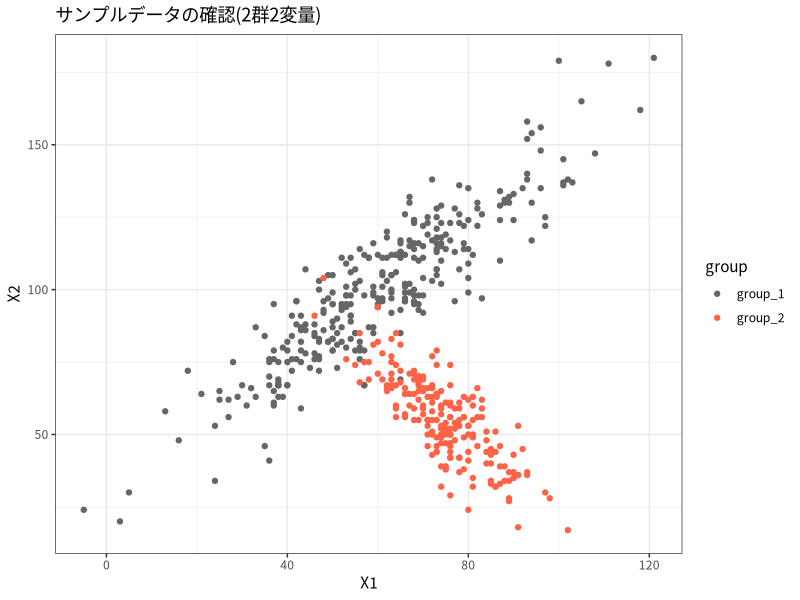
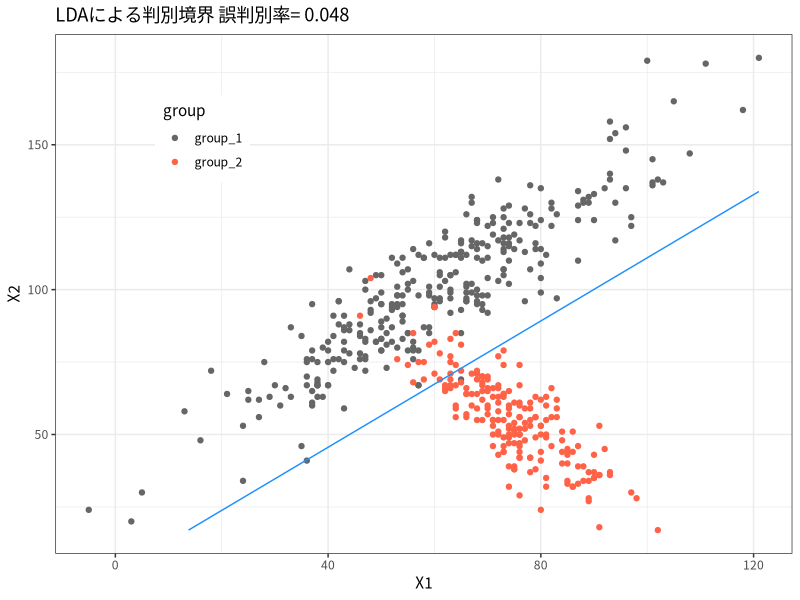
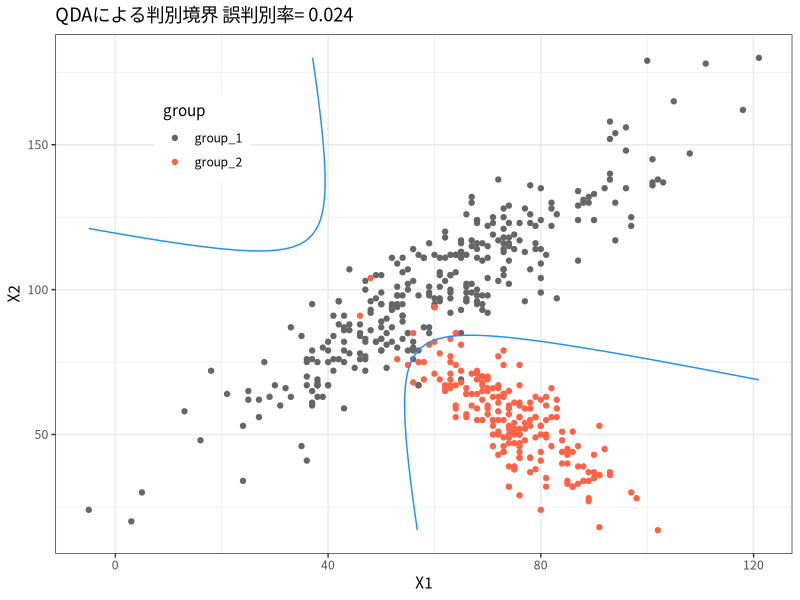
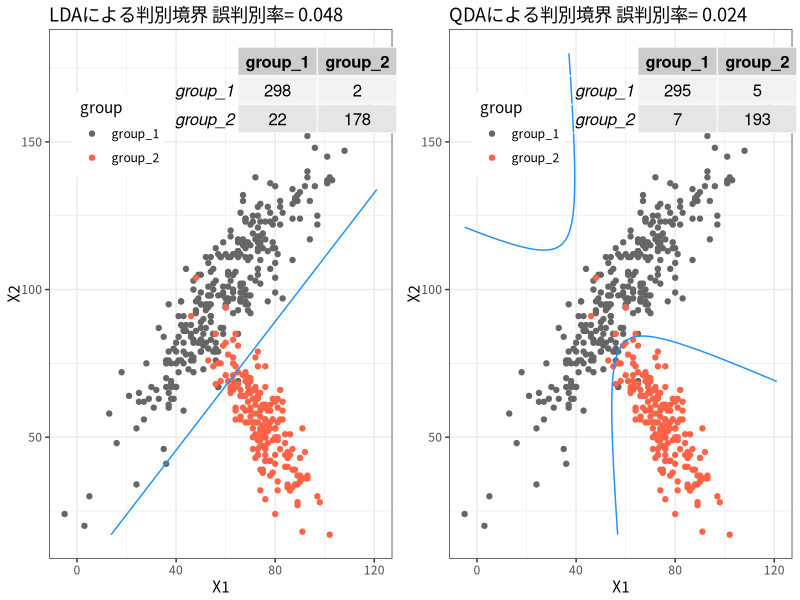

Recreate these plots in R, in order.
## ---- chunk 1
knitr::opts_chunk$set(echo = TRUE)
knitr::opts_chunk$set(dev = "ragg_png")
par(family = "Noto Sans CJK JP")
ggplot2::theme_set(ggplot2::theme_bw() + ggplot2::theme(text = ggplot2::element_text(family = "Noto Sans CJK JP")))
## ---- chunk 2
pkgs <- c("ggplot2", "skimr", "cowplot", "gridExtra")

for(i in seq_along(pkgs)) {
    if(!require(pkgs[[i]], character.only = TRUE)){
        install.packages(pkgs[[i]], dependencies = TRUE)
        library(pkgs[[i]], character.only = TRUE)
    }
}
## ---- chunk 3
# テスト用のデータ作成
## グループ1データ
set.seed(1234)
g1 <- matrix(rnorm(600), ncol = 2)
Cor_g1 <- matrix(c(1, .9, .9, 1), 2, 2) 
L_g1 <- chol(Cor_g1)
g1 <- g1 %*% L_g1
g1 <- round(sweep(g1, 2, c(20, 25), "*"))
g1 <- round(sweep(g1, 2, c(60, 100), "+"))

## グループ2データ
g2 <- matrix(rnorm(400), ncol = 2)
Cor_g2 <- matrix(c(1, -.8, -.8, 1), 2, 2)
L_g2 <- chol(Cor_g2)
g2 <- g2 %*% L_g2
g2 <- round(sweep(g2, 2, c(10, 15), "*"))
g2 <- round(sweep(g2, 2, c(75, 55), "+"))

## 両グループを結合
two_class_samp <- data.frame(
    rbind(g1, g2),
    class = c(rep("group_1", nrow(g1)), rep("group_2", nrow(g2)))
)

two_class_samp
## ---- chunk 4
# 群絵別のサンプル数
table(two_class_samp$class)
## ---- chunk 5
# データ全体の相関
cor(two_class_samp[, c("X1", "X2")]) |> round(3)
## ---- chunk 6
# 群別の相関
lapply(split(two_class_samp[, c("X1", "X2")], two_class_samp[, "class"]), 
       function(x) cor(x) |> round(3)) 
## ---- chunk 7
print(skim(two_class_samp))
## ---- chunk 8
# 可視化
two_class_samp |>
    ggplot(aes(x = X1, y = X2, color = factor(class))) +
    geom_point() +
    labs(title = "サンプルデータの確認(2群2変量)", color = "group") + 
    scale_color_manual(values = c("gray40", "tomato")) 
## ---- chunk 9
# 2群のLDA
two_class_lda <- function(data, class) {
    # data: 説明変数行列（class は含まない）
    # class: 分類クラスベクトル（2群）
    
    stopifnot(length(unique(class)) == 2)
    # 統計量
    n <- nrow(data)-2 # サンプル数
    two_class_list <- split(data, class) # 群別データ 
    two_class_S <- lapply(two_class_list, function(x) cov(x)) # 群別分散共分散行列
    two_class_n <- lapply(two_class_list, function(x) nrow(x)-1) # 群別サンプル数
    wgt_S <- Reduce("+", lapply(1:2, function(i) two_class_S[[i]]*two_class_n[[i]]))/n # 重み付きS
    Sinv <- solve(wgt_S) # 共通S^-1
    two_class_mu <- lapply(two_class_list, function(x) colMeans(x)) # 群別の平均
    theta <- two_class_n[[1]]/nrow(data) # 所属確率
    # 判別関数の計算
    X <- data.matrix(data)
    a <- (two_class_mu[[1]] + two_class_mu[[2]])/2
    b <- Sinv %*% (two_class_mu[[1]] - two_class_mu[[2]])
    score <- apply(X, 1, function(x) t(x)%*%b - t(a)%*%b + log(theta/(1-theta)))
    # 判別結果の分類
    class <- ifelse(score >= 0, "group_1", "group_2")
    # 結果の格納
    return(list(score = as.vector(score), 
                class = as.vector(class),
                Sinv = Sinv,
                two_class_mu = two_class_mu,
                theta = theta))
}
# LDAの実行
res_lda <- two_class_lda(two_class_samp[, c("X1", "X2")], two_class_samp[, "class"])

## ---- chunk 10
# 判別結果
table(two_class_samp[, "class"], res_lda$class)
## ---- chunk 11
cnt_tbl <- as.data.frame.matrix(table(two_class_samp[, "class"], res_lda$class))

# 誤判別率
lda_err <- 1-sum(diag(as.matrix(cnt_tbl)))/sum(cnt_tbl) |> round(3)
lda_err
## ---- chunk 12
# LDAによる予測
predict_two_class_lda <- function(result, data) {
    # result:two_class_lda関数の結果object 
    # data:説明変数行列（class は含まない）
    
    # resultからの群別統計量
    Sinv <- result$Sinv
    two_class_mu <- result$two_class_mu
    theta <- result$theta
    
    stopifnot(ncol(Sinv) == ncol(data))
    # 判別関数の計算
    X <- data.matrix(data)
    a <- (two_class_mu[[1]] + two_class_mu[[2]])/2
    b <- Sinv %*% (two_class_mu[[1]] - two_class_mu[[2]])
    score <- apply(X, 1, function(x) t(x)%*%b - t(a)%*%b + log(theta/(1-theta)))
    # 判別結果の分類
    class <- ifelse(score >= 0, "group_1", "group_2")
    # 結果の格納
    return(list(score = as.vector(score), 
                class = as.vector(class)))
}

# scoring grid
data_rng <- apply(two_class_samp[, c("X1", "X2")], 2, range)
xp <- seq(data_rng[1, 1], data_rng[2, 1], length.out = 100)
yp <- seq(data_rng[1, 2], data_rng[2, 2], length.out = 100)
grid_plot <- expand.grid(X1 = xp, X2 = yp)

# predict LDA
grid_plot$lda_score <- predict_two_class_lda(res_lda, grid_plot[, 1:2])$score

# 判別境界
p_lda <- ggplot() + 
    geom_point(data = two_class_samp, aes(X1, X2, color = class)) +
    labs(title = paste("LDAによる判別境界", "誤判別率=", lda_err), color = "group") +
    scale_color_manual(values = c("gray40", "tomato")) +
    theme(legend.position = c(.2, .8)) +
    geom_contour(data = grid_plot, aes(X1, X2, z = lda_score), breaks = 0, col = "dodgerblue")
print(p_lda)

## ---- chunk 13
# 2群のQDA
two_class_qda <- function(data, class) {
    # data: 説明変数行列（class は含まない）
    # class: 分類クラスベクトル（2群）
    
    # 群別統計量
    two_class_list <- split(data, class)
    two_class_mu <- lapply(two_class_list, function(x) colMeans(x)) # 2群の平均
    two_class_Sinv <- lapply(two_class_list, function(x) solve(cov(x))) # 2群の分散共分散行列
    two_class_det <- lapply(two_class_list, function(x) det(cov(x))) # 2群の行列式
    two_class_n <- lapply(two_class_list, nrow) # 2群のサンプル数
    theta <- two_class_n[[1]]/nrow(data) # 群1の所属確率
    # 判別関数の計算
    X <- data.matrix(data)
    d_1 <- rowSums(sweep(X, 2, two_class_mu[[1]]) %*% two_class_Sinv[[1]] * sweep(X, 2, two_class_mu[[1]]))
    d_2 <- rowSums(sweep(X, 2, two_class_mu[[2]]) %*% two_class_Sinv[[2]] * sweep(X, 2, two_class_mu[[2]]))
    diff_d <- d_2-d_1
    score <- log(sqrt(two_class_det[[2]]/two_class_det[[1]])) + diff_d/2 + log(theta/(1-theta))
    # 判別結果の分類
    class <- ifelse(score >= 0, "group_1", "group_2")
    # 結果の格納
    return(list(score = score,
                class = class,
                two_class_mu = two_class_mu,
                two_class_Sinv = two_class_Sinv,
                two_class_det = two_class_det,
                theta = theta))
}
# QDAの実行
res_qda <- two_class_qda(two_class_samp[, c("X1", "X2")], two_class_samp[, "class"])

## ---- chunk 14
# 判別結果
table(two_class_samp[, "class"], res_qda$class)
## ---- chunk 15
cnt_tbl <- as.data.frame.matrix(table(two_class_samp[, "class"], res_qda$class))
# 誤判別率
qda_err <- 1-sum(diag(as.matrix(cnt_tbl)))/sum(cnt_tbl) |> round(3)
qda_err
## ---- chunk 16
# QDAによる予測
predict_two_class_qda <- function(result, data) {
    # result:two_class_qda関数の結果object 
    # data:説明変数行列（class は含まない）
    
    # resultからの群別統計量
    two_class_Sinv <- result$two_class_Sinv
    two_class_mu <- result$two_class_mu
    two_class_det <- result$two_class_det
    theta <- result$theta
    
    stopifnot( all(sapply(two_class_Sinv, function(i) ncol(i) == ncol(data))) )
    # 判別関数の計算
    X <- data.matrix(data)
    d_1 <- rowSums(sweep(X, 2, two_class_mu[[1]]) %*% two_class_Sinv[[1]] *
                       sweep(X, 2, two_class_mu[[1]]))
    d_2 <- rowSums(sweep(X, 2, two_class_mu[[2]]) %*% two_class_Sinv[[2]] *
                       sweep(X, 2, two_class_mu[[2]]))
    diff_d <- d_2-d_1
    score <- log(sqrt(two_class_det[[2]]/two_class_det[[1]])) + 1/2*(diff_d) + log(theta/(1-theta))
    # 判別結果の分類
    class <- ifelse(score >= 0, "group_1", "group_2")
    # 結果の格納
    return(list(score = as.vector(score), 
                class = as.vector(class)))
}

# predict QDA
grid_plot$qda_score <- predict_two_class_qda(res_qda, grid_plot[, c("X1", "X2")])$score

# 判別境界
p_qda <- ggplot() + 
    geom_point(data = two_class_samp, aes(X1, X2, color = class)) +
    labs(title = paste("QDAによる判別境界", "誤判別率=", qda_err), color = "group") +
    scale_color_manual(values = c("gray40", "tomato")) +
    theme(legend.position = c(.2, .8)) +
    geom_contour(data = grid_plot, aes(X1, X2, z = qda_score), breaks = 0, col = "dodgerblue")
print(p_qda)

## ---- chunk 17
p1 <- ggdraw(p_lda) + draw_grob(tableGrob(table(two_class_samp[, "class"], res_lda$class)), 
                          x = .2, y = .35)
p2 <- ggdraw(p_qda) + draw_grob(tableGrob(table(two_class_samp[, "class"], res_qda$class)), 
                          x = .2, y = .35)
plot_grid(p1, p2, label_size = 12, ncol = 2)

